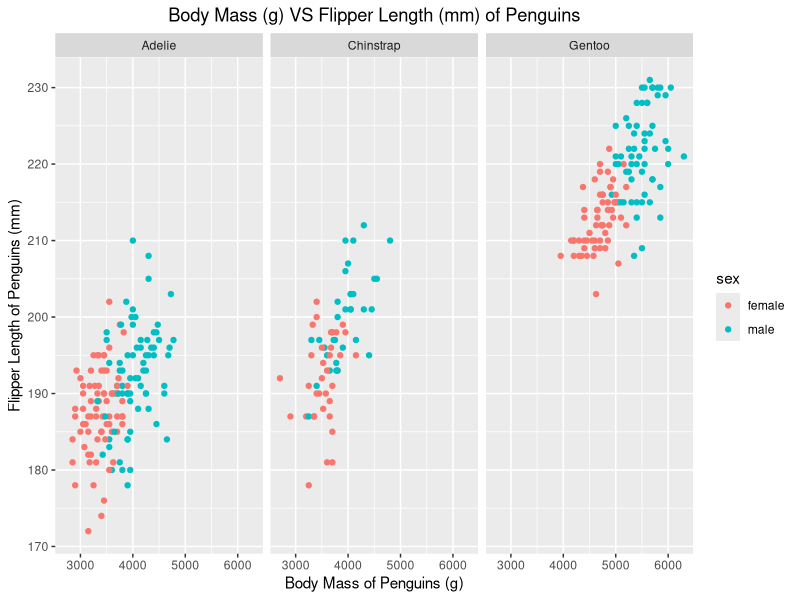

This chart was generated by the following R code:
## ---- chunk 1
library(tidyverse)
## ---- chunk 2
library(palmerpenguins)
penguin_data <- penguins
## ---- chunk 3
head(penguin_data)
tail(penguin_data)
## ---- chunk 4
clean_penguin_data <- penguin_data %>%
  drop_na()
## ---- chunk 5
island_penguin_summary <- clean_penguin_data %>%
  group_by(island) %>%
  summarize(mean_bill_length_mm = mean(bill_length_mm),
            mean_bill_depth_mm = mean(bill_depth_mm),
            mean_flipper_length_mm = mean(flipper_length_mm),
            mean_body_mass_g = mean(body_mass_g))

## ---- chunk 6
sex_penguin_summary <- clean_penguin_data %>%
  group_by(sex) %>%
  summarize(mean_bill_length_mm = mean(bill_length_mm),
            mean_bill_depth_mm = mean(bill_depth_mm),
            mean_flipper_length_mm = mean(flipper_length_mm),
            mean_body_mass_g = mean(body_mass_g))
## ---- chunk 7
species_penguin_summary <- clean_penguin_data %>%
  group_by(species) %>%
  summarize(bill_culmen_length_mm = mean(bill_length_mm),
            mean_bill_depth_mm = mean(bill_depth_mm),
            mean_flipper_length_mm = mean(flipper_length_mm),
            mean_body_mass_g = mean(body_mass_g))
## ---- chunk 8
ggplot(data = clean_penguin_data,
       mapping = aes(x = body_mass_g, 
                     y = flipper_length_mm,
                     color = sex)) +
  geom_point() +
  facet_wrap(~species) +
  labs(x = "Body Mass of Penguins (g)",
       y = "Flipper Length of Penguins (mm)",
       title = "Body Mass (g) VS Flipper Length (mm) of Penguins") +
  theme(plot.title = element_text(hjust = 0.5))

